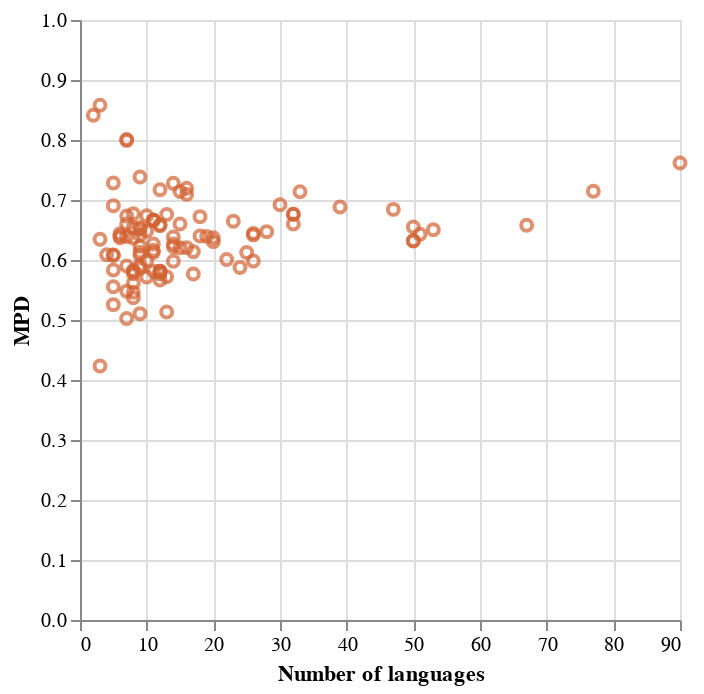

The code cell stored with this chart in its notebook:
### Code cell
mpd_plot = (
    alt.Chart(df)
    .mark_point(color=COLOR_2)
    .encode(
        x=alt.X("n_langs", title="Number of languages"),
        y=alt.Y("mpd", title="MPD", scale=alt.Scale(domain=[0,1])),
    )
)
mpd_plot
